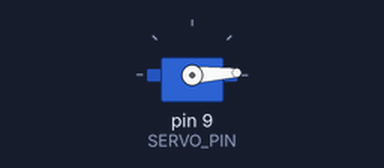
Simulated run of this sketch. Board: Arduino Uno, built with avr-gcc and run on an emulated ATmega328P. On the bench: servo.

Above: at 0.05 s.
At 0.9 s:
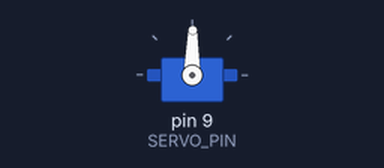
At 1.75 s:
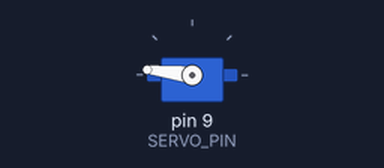
At 3.45 s:
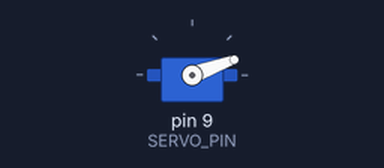
Timing chart, 0 to 8.4 s (numbered marks = the images above):
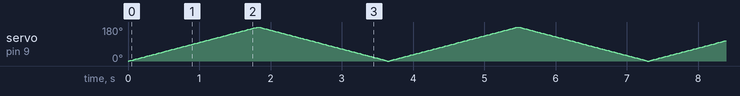

The sketch:

Servo.ino
```cpp
/*
 * Servo
 *
 * Control servo motor using the arduino's servo library.
 *
 */

#include <Servo.h>

// PINS
#define SERVO_PIN (9)

// Create a servo object to control the servo
Servo servo;
int position = 0;

void setup() {
  Serial.begin(9600);
  servo.attach(SERVO_PIN);
}

void loop() {
  for (position=0; position <= 180; position++) {
    servo.write(position);
    delay(10);
  }
  for (position = 180; position >= 0; position--) {
    servo.write(position);
    delay(10);
  }
}
```
